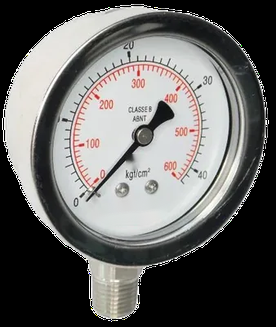
#> input picture images/manometro-cover.png, 276 x 327 px, shrunk from 338 x 400 before the run; its folder holds 5 pictures in this run
$ python remove_logo.py ../images/hero-manometro.png
#> lines starting #> are read from the running program, lines starting #| are printed output that depends on the picture; after the words box and inside, x2 and y2 are one past the last pixel; in counts of white or black regions, pixels touching at a corner belong together
"""
Remove a marca antiga (oval vermelho) estampada no centro-inferior do mostrador
dos instrumentos, deixando o fundo limpo — sem tocar na escala/numeros.

Estrategia:
  1. Detecta o disco do mostrador (HoughCircles) -> centro (cx,cy) e raio R.
  2. Define uma ROI estreita central-inferior, onde so existe a marca
     (os numeros vermelhos da escala ficam no arco, fora dessa faixa).
  3. Mascara os pixels vermelhos saturados dentro da ROI = a marca.
  4. cv2.inpaint (Telea) reconstroi o fundo liso (branco/preto).

Saida NAO sobrescreve os originais: grava em tools/_clean/ (espelhando
images/) e gera comparacoes antes|depois em tools/_review/ para revisao.
Use --apply para copiar _clean sobre os originais depois de aprovado.

Rodar:
  cd framework-v20/emanometros
  python tools/remove_logo.py            # gera _clean + _review
  python tools/remove_logo.py --apply    # sobrescreve os originais
"""

import sys
from pathlib import Path

import cv2
import numpy as np

HERE = Path(__file__).resolve().parent
SITE = HERE.parent
PRODUCTS = SITE / "images" / "products"
COVER = SITE / "images" / "manometro-cover.png"

CLEAN = HERE / "_clean"
REVIEW = HERE / "_review"

# Vermelho saturado em HSV (dois ranges, pois o vermelho cruza H=0/180).
RED1 = ((0, 80, 60), (12, 255, 255))
RED2 = ((168, 80, 60), (180, 255, 255))

# ROI da marca, em fracoes do raio do mostrador (relativo ao centro).
ROI_HALF_W = 0.34   # +/- em x
ROI_TOP = 0.30      # de cy + ROI_TOP*R
ROI_BOT = 0.82      # ate cy + ROI_BOT*R

# Casos especiais onde a deteccao do disco falha (perspectiva) ou o logo nao
# fica no centro-inferior. Retangulo manual em fracao da imagem (x0,y0,x1,y1).
# Dentro do retangulo ainda removemos so o vermelho (red_mask), entao pode ser
# generoso sem afetar a escala.
OVERRIDES = {
    "manovacuometro-di-a-vertical-100mm-p32-0": (0.36, 0.40, 0.64, 0.58),
    "termometro-dti-horizontal-bimetalico-analogico-100mm-p34-0": (0.30, 0.76, 0.66, 0.95),
    "termometro-dtic-vertical-capilar-100mm-p37-0": (0.09, 0.39, 0.43, 0.57),
}

# Overrides que removem TODO conteudo nao-branco no retangulo (logos com texto
# preto, ex. marca de outro fabricante). Fundo local precisa ser branco liso.
OVERRIDES_NONWHITE = {
    "manometro-dsia-vertical-para-prensas-100mm-p18-1": (0.37, 0.595, 0.67, 0.715),
}


def red_mask(bgr):
    hsv = cv2.cvtColor(bgr, cv2.COLOR_BGR2HSV)
    m1 = cv2.inRange(hsv, np.array(RED1[0]), np.array(RED1[1]))
    m2 = cv2.inRange(hsv, np.array(RED2[0]), np.array(RED2[1]))
    return cv2.bitwise_or(m1, m2)


def red_mask_loose(bgr, thr=18):
    """Pega vermelho/rosa por dominancia do canal R (inclui logo desbotado).
    Usar apenas dentro de retangulos/ROI controlados (sem numeros da escala)."""
    b, g, r = cv2.split(bgr.astype(np.int16))
    dom = (r - np.maximum(g, b)) > thr
    return (dom.astype(np.uint8)) * 255


def detect_dial(bgr):
    """Retorna (cx, cy, R) do mostrador, ou None se nao detectar."""
    gray = cv2.cvtColor(bgr, cv2.COLOR_BGR2GRAY)
    gray = cv2.medianBlur(gray, 5)
    h, w = gray.shape
    md = min(h, w)
    circles = cv2.HoughCircles(
        gray, cv2.HOUGH_GRADIENT, dp=1.2, minDist=md,
        param1=100, param2=40,
        minRadius=int(0.18 * md), maxRadius=int(0.62 * md),
    )
    if circles is None:
        return None
    circles = np.uint16(np.around(circles[0]))
    # maior raio
    c = max(circles, key=lambda x: x[2])
    return int(c[0]), int(c[1]), int(c[2])


def build_logo_mask(bgr, dial):
    """Mascara so a marca (vermelho central-inferior), descartando numeros da
    escala que sejam vermelhos: funde as letras num blob via dilatacao
    horizontal e mantem apenas componentes com centroide perto do eixo vertical
    do mostrador (a marca e centralizada; os numeros 0/max ficam nas laterais).
    """
    h, w = bgr.shape[:2]
    cx, cy, R = dial
    roi = np.zeros((h, w), np.uint8)
    x0 = max(0, int(cx - ROI_HALF_W * R))
    x1 = min(w, int(cx + ROI_HALF_W * R))
    y0 = max(0, int(cy + ROI_TOP * R))
    y1 = min(h, int(cy + ROI_BOT * R))
    roi[y0:y1, x0:x1] = 255
    red = cv2.bitwise_and(red_mask_loose(bgr, thr=11), roi)

    # funde D-F-X (e asas) horizontalmente
    kw = max(5, int(0.10 * R))
    glue = cv2.dilate(red, cv2.getStructuringElement(cv2.MORPH_RECT, (kw, 3)))
    n, labels, stats, cent = cv2.connectedComponentsWithStats(glue, connectivity=8)
    keep = np.zeros((h, w), np.uint8)
    tol_x = 0.20 * R
    for i in range(1, n):
        if stats[i, cv2.CC_STAT_AREA] < 12:
            continue
        if abs(cent[i][0] - cx) <= tol_x:
            keep[labels == i] = 255
    mask = cv2.bitwise_and(red, keep)
    return mask, (x0, y0, x1, y1)


def process(path):
    """Retorna (clean_bgr_or_bgra, mask, dial, roi, n_pixels) ou None."""
    raw = cv2.imread(str(path), cv2.IMREAD_UNCHANGED)
    if raw is None:
        return None
    alpha = None
    if raw.ndim == 3 and raw.shape[2] == 4:
        alpha = raw[:, :, 3]
        bgr = raw[:, :, :3].copy()
    else:
        bgr = raw if raw.ndim == 3 else cv2.cvtColor(raw, cv2.COLOR_GRAY2BGR)

    h, w = bgr.shape[:2]

    nw = OVERRIDES_NONWHITE.get(path.stem)
    if nw is not None:
        fx0, fy0, fx1, fy1 = nw
        roi_box = (int(fx0 * w), int(fy0 * h), int(fx1 * w), int(fy1 * h))
        roi = np.zeros((h, w), np.uint8)
        x0, y0, x1, y1 = roi_box
        roi[y0:y1, x0:x1] = 255
        gray = cv2.cvtColor(bgr, cv2.COLOR_BGR2GRAY)
        nonwhite = (gray < 195).astype(np.uint8) * 255
        mask = cv2.bitwise_and(cv2.bitwise_or(nonwhite, red_mask_loose(bgr)), roi)
        n = int(cv2.countNonZero(mask))
        mask_d = cv2.dilate(mask, cv2.getStructuringElement(cv2.MORPH_ELLIPSE, (5, 5)), iterations=2)
        clean = cv2.inpaint(bgr, mask_d, 5, cv2.INPAINT_TELEA)
        return ("clean", clean, alpha, None, roi_box, n)

    override = OVERRIDES.get(path.stem)
    if override is not None:
        fx0, fy0, fx1, fy1 = override
        roi_box = (int(fx0 * w), int(fy0 * h), int(fx1 * w), int(fy1 * h))
        roi = np.zeros((h, w), np.uint8)
        x0, y0, x1, y1 = roi_box
        roi[y0:y1, x0:x1] = 255
        mask = cv2.bitwise_and(red_mask_loose(bgr), roi)
        n = int(cv2.countNonZero(mask))
        if n < 20:
            return ("nologo", bgr, alpha, None, roi_box, n)
        mask_d = cv2.dilate(mask, cv2.getStructuringElement(cv2.MORPH_ELLIPSE, (5, 5)), iterations=2)
        clean = cv2.inpaint(bgr, mask_d, 4, cv2.INPAINT_TELEA)
        return ("clean", clean, alpha, None, roi_box, n)

    dial = detect_dial(bgr)
    if dial is None:
        return ("nodial", bgr, alpha, None, None, 0)

    mask, roi = build_logo_mask(bgr, dial)
    n = int(cv2.countNonZero(mask))
    if n < 30:  # sem marca relevante na ROI (ex: verso)
        return ("nologo", bgr, alpha, dial, roi, n)

    # dilatar para cobrir bordas/antialias do logo
    mask_d = cv2.dilate(mask, cv2.getStructuringElement(cv2.MORPH_ELLIPSE, (7, 7)), iterations=2)
    clean = cv2.inpaint(bgr, mask_d, 5, cv2.INPAINT_TELEA)
    return ("clean", clean, alpha, dial, roi, n)


def recompose(clean_bgr, alpha):
    if alpha is None:
        return clean_bgr
    return np.dstack([clean_bgr, alpha])


def save_like(src_path, out_path, img):
    out_path.parent.mkdir(parents=True, exist_ok=True)
    if src_path.suffix.lower() == ".webp":
        cv2.imwrite(str(out_path), img, [cv2.IMWRITE_WEBP_QUALITY, 95])
    else:
        cv2.imwrite(str(out_path), img)


def make_compare(orig_bgr, clean_bgr, dial, roi):
    """antes|depois lado a lado, com circulo+ROI desenhados no 'antes'."""
    a = orig_bgr.copy()
    if dial:
        cx, cy, R = dial
        cv2.circle(a, (cx, cy), R, (0, 255, 0), 2)
    if roi:
        x0, y0, x1, y1 = roi
        cv2.rectangle(a, (x0, y0), (x1, y1), (255, 0, 255), 2)
    h = max(a.shape[0], clean_bgr.shape[0])

    def pad(im):
        return cv2.copyMakeBorder(im, 0, h - im.shape[0], 0, 0, cv2.BORDER_CONSTANT, value=(40, 40, 40))
    sep = np.full((h, 6, 3), (40, 40, 40), np.uint8)
    return np.hstack([pad(a), sep, pad(clean_bgr)])


def main():
    apply = "--apply" in sys.argv

    targets = sorted(PRODUCTS.glob("*.webp")) + [COVER]

    if apply:
        n = 0
        for src in targets:
            rel = src.relative_to(SITE / "images")
            cand = CLEAN / rel
            if cand.exists():
                # so sobrescreve os que realmente mudaram (estao em _clean)
                img = cv2.imread(str(cand), cv2.IMREAD_UNCHANGED)
                save_like(src, src, img)
                n += 1
        print(f"Aplicado: {n} imagens sobrescritas a partir de tools/_clean/")
        return

    CLEAN.mkdir(exist_ok=True)
    REVIEW.mkdir(exist_ok=True)
    stats = {"clean": 0, "nologo": 0, "nodial": 0}
    cleaned, nodial = [], []

    for src in targets:
        res = process(src)
#> in process, raw is the input picture: shape (327, 276, 4); mean B, G, R, A 100, 101.5, 102, 157.3
#> in process, `alpha = raw[:, :, 3]`:
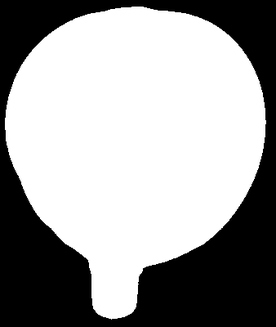
#> alpha: shape (327, 276); min 0, max 255, mean 157.3
#> in detect_dial, `gray = cv2.cvtColor(bgr, cv2.COLOR_BGR2GRAY)`:
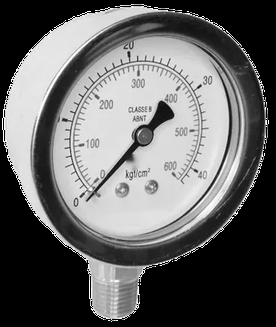
#> gray: shape (327, 276); min 0, max 255, mean 101.5
#> in detect_dial, `gray = cv2.medianBlur(gray, 5)`:
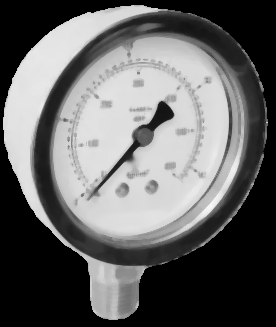
#> gray: shape (327, 276); min 0, max 247, mean 101.5
#> in detect_dial, `circles = cv2.HoughCircles( gray, cv2.HOUGH_GRADIENT, dp=1.2, minDist=..`: circles = [[115.8, 121.8, 112.5]]
#> in detect_dial, `circles = np.uint16(np.around(circles[0]))`: circles = [[116, 122, 112]]
#> in detect_dial, `c = max(circles, key=lambda x: x[2])`: c = [116, 122, 112]
#> in process, `dial = detect_dial(bgr)`: dial = (116, 122, 112)
#> in build_logo_mask, `cx, cy, R = dial`: cx = 116; cy = 122; R = 112
#> in build_logo_mask, `x0 = max(0, int(cx - ROI_HALF_W * R))`: x0 = 77
#> in build_logo_mask, `x1 = min(w, int(cx + ROI_HALF_W * R))`: x1 = 154
#> in build_logo_mask, `y0 = max(0, int(cy + ROI_TOP * R))`: y0 = 155
#> in build_logo_mask, `y1 = min(h, int(cy + ROI_BOT * R))`: y1 = 213
#> in red_mask_loose, `b, g, r = cv2.split(bgr.astype(np.int16))`:
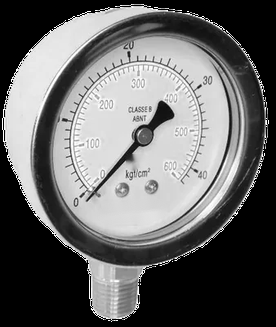
#> r: shape (327, 276) int16; min 0, max 255, mean 102
#> in red_mask_loose, `dom = (r - np.maximum(g, b)) > thr`:
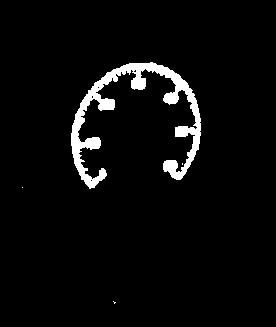
#> dom: shape (327, 276) bool; 4.1% white; 4 white regions (3 under 20 px), largest, box (x1, y1, x2, y2) and area: (71, 62, 201, 189) 3704
#> in build_logo_mask, `red = cv2.bitwise_and(red_mask_loose(bgr, thr=11), roi)`:
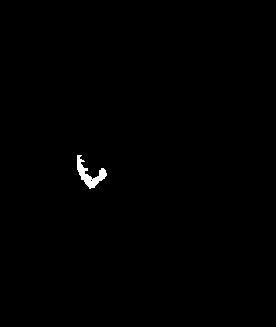
#> red: shape (327, 276); 0.41% white; 1 white region, box (x1, y1, x2, y2) and area: (77, 155, 107, 189) 367
#> in build_logo_mask, `kw = max(5, int(0.10 * R))`: kw = 11
#> in build_logo_mask, `glue = cv2.dilate(red, cv2.getStructuringElement(cv2.MORPH_RECT, (kw, ..`:
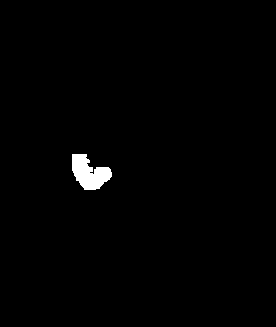
#> glue: shape (327, 276); 0.99% white; 1 white region, box (x1, y1, x2, y2) and area: (72, 154, 112, 190) 896
#> in build_logo_mask, `n, labels, stats, cent = cv2.connectedComponentsWithStats(glue, connec..`: n = 2; stats = [[0, 0, 276, 327, 89356], [72, 154, 40, 36, 896]]; cent = [[138, 162.9], [88.84, 172.6]]
#> in build_logo_mask, `tol_x = 0.20 * R`: tol_x = 22.4
#> after the loop in build_logo_mask, `for i in range(1, n):`: keep: shape (327, 276); every value is 0
#> in process, `mask, roi = build_logo_mask(bgr, dial)`: roi = (77, 155, 154, 213)
#> in process, `n = int(cv2.countNonZero(mask))`: n = 0
#> res = 6 items
        if res is None:
            print(f"  ERRO ao ler {src.name}")
            continue
        kind, img, alpha, dial, roi, n = res
#> kind = 'nologo'; dial = (116, 122, 112); roi = (77, 155, 154, 213); n = 0
        stats[kind] += 1
        rel = src.relative_to(SITE / "images")

        if kind == "clean":
            cleaned.append(src.name)
            out = recompose(img, alpha)
            save_like(src, CLEAN / rel, out)
            orig = cv2.imread(str(src), cv2.IMREAD_UNCHANGED)
            ob = orig[:, :, :3] if orig.ndim == 3 and orig.shape[2] == 4 else orig
            cmp = make_compare(ob, img, dial, roi)
            cv2.imwrite(str(REVIEW / f"{src.stem}__cmp.png"), cmp)
        elif kind == "nodial":
            nodial.append(src.name)

    print(f"\nResumo: {stats['clean']} limpas | {stats['nologo']} sem logo (versos) "
          f"| {stats['nodial']} sem disco detectado")
#| Resumo: 0 limpas | 1 sem logo (versos) | 0 sem disco detectado
    if nodial:
        print("\nSEM DISCO DETECTADO (verificar manualmente):")
        for nm in nodial:
            print(f"  - {nm}")
    print(f"\n_clean/ e _review/ gerados em {HERE}")
    print("Revise as comparacoes em tools/_review/ e rode com --apply para aplicar.")


if __name__ == "__main__":
    main()
